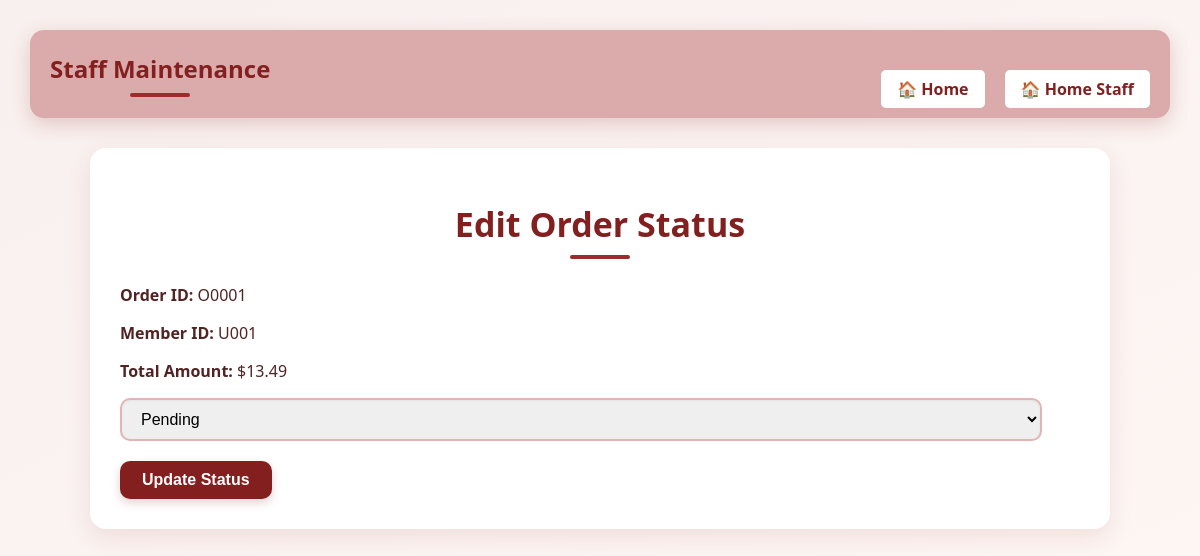
Page /app/staff/order_edit.php?edit_id=O0001 on the committed database.
### tables this page shows
CREATE TABLE `orders` (
  `order_id` varchar(5) NOT NULL,
  `user_id` varchar(10) NOT NULL,
  `total_amount` decimal(10,2) DEFAULT NULL,
  `status` enum('Pending','Paid','Shipped','Completed','Cancelled') DEFAULT 'Pending',
  `order_date` datetime DEFAULT current_timestamp()
);

### app/staff/order_edit.php (the view, shortened to what this page needs)
<?php
require_once '_base.php';
$edit_id = $_GET['edit_id'] ?? null;
$order = null;
if ($edit_id) {
    $stm = $_db->prepare('SELECT * FROM orders WHERE order_id = ?');
    $stm->execute([$edit_id]);
    $order = $stm->fetch();
}
$allowed_statuses = ['Pending', 'Paid', 'Shipped', 'Completed', 'Cancelled'];
?>
<?php include '_head.php'; ?>
<div class="container">
    <h1><?= $edit_id ? 'Edit Order Status' : 'Add New Order' ?></h1>
    <form method="post">
        <?php if ($edit_id): ?>
            <p><strong>Order ID:</strong> <?= $order->order_id ?></p>
            <p><strong>Member ID:</strong> <?= $order->user_id ?></p>
            <p><strong>Total Amount:</strong> $<?= number_format($order->total_amount, 2) ?></p>
        <?php endif; ?>
        <select name="status" class="search_box" required>
            <?php
                $current = $_POST['status'] ?? ($order->status ?? 'Pending');
                foreach ($allowed_statuses as $s) {
                    $selected = ($current === $s) ? 'selected' : '';
                    echo "<option value='$s' $selected>$s</option>";
                }
            ?>
        </select><br>
        <button type="submit" class="btn"><?= $edit_id ? 'Update Status' : 'Add Order' ?></button>
    </form>
</div>

### app/css/staff.css (style rules this page uses)
.container { max-width: 960px; margin: auto; background-color: #ffffff; border-radius: 16px; padding: 30px; box-shadow: 0 8px 24px rgba(131,31,31,0.1); }
h1 { text-align: center; font-size: 34px; color: rgb(131,31,31); margin-bottom: 25px; position: relative; }
h1::after { content: ''; display: block; width: 60px; height: 4px; background: #9e2a2a; margin: 8px auto 0; border-radius: 2px; }
.search_box { width: 96%; padding: 10px 15px; border: 2px solid #e2b4b4; border-radius: 10px; font-size: 16px; outline: none; box-shadow: inset 0 1px 3px rgba(0,0,0,0.05); transition: 0.3s; margin-bottom: 20px; }
.btn { background-color: rgb(131,31,31); color: white; padding: 10px 22px; border: none; border-radius: 10px; font-size: 16px; font-weight: bold; cursor: pointer; box-shadow: 0 4px 10px rgba(131,31,31,0.2); transition: background-color 0.3s, transform 0.2s; margin-right: 10px; }

### rows in the picture
orders: order_id "O0001", user "U001", total_amount "13.49"

### other values in the picture
form field status "Pending"
